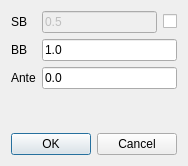
<?xml version="1.0" encoding="UTF-8"?>
<ui version="4.0">
 <class>Dialog</class>
 <widget class="QDialog" name="Dialog">
  <property name="windowModality">
   <enum>Qt::ApplicationModal</enum>
  </property>
  <property name="geometry">
   <rect>
    <x>0</x>
    <y>0</y>
    <width>186</width>
    <height>166</height>
   </rect>
  </property>
  <property name="windowTitle">
   <string>BB et ante</string>
  </property>
  <property name="modal">
   <bool>true</bool>
  </property>
  <layout class="QVBoxLayout" name="verticalLayout">
   <item>
    <layout class="QFormLayout" name="formLayout">
     <item row="1" column="0">
      <widget class="QLabel" name="label_3">
       <property name="text">
        <string>SB</string>
       </property>
      </widget>
     </item>
     <item row="1" column="1">
      <layout class="QHBoxLayout" name="horizontalLayout_4">
       <item>
        <widget class="QLineEdit" name="lineEditSB">
         <property name="enabled">
          <bool>false</bool>
         </property>
         <property name="text">
          <string>0.5</string>
         </property>
        </widget>
       </item>
       <item>
        <widget class="QCheckBox" name="checkBox">
         <property name="text">
          <string/>
         </property>
        </widget>
       </item>
      </layout>
     </item>
     <item row="2" column="0">
      <widget class="QLabel" name="label">
       <property name="text">
        <string>BB</string>
       </property>
      </widget>
     </item>
     <item row="2" column="1">
      <widget class="QLineEdit" name="lineEditBB">
       <property name="text">
        <string>1.0</string>
       </property>
      </widget>
     </item>
     <item row="3" column="0">
      <widget class="QLabel" name="label_2">
       <property name="text">
        <string>Ante</string>
       </property>
      </widget>
     </item>
     <item row="3" column="1">
      <widget class="QLineEdit" name="lineEditAnte">
       <property name="text">
        <string>0.0</string>
       </property>
      </widget>
     </item>
    </layout>
   </item>
   <item>
    <widget class="QDialogButtonBox" name="buttonBox">
     <property name="orientation">
      <enum>Qt::Horizontal</enum>
     </property>
     <property name="standardButtons">
      <set>QDialogButtonBox::Cancel|QDialogButtonBox::Ok</set>
     </property>
    </widget>
   </item>
  </layout>
 </widget>
 <resources/>
 <connections>
  <connection>
   <sender>buttonBox</sender>
   <signal>accepted()</signal>
   <receiver>Dialog</receiver>
   <slot>accept()</slot>
   <hints>
    <hint type="sourcelabel">
     <x>248</x>
     <y>254</y>
    </hint>
    <hint type="destinationlabel">
     <x>157</x>
     <y>274</y>
    </hint>
   </hints>
  </connection>
  <connection>
   <sender>buttonBox</sender>
   <signal>rejected()</signal>
   <receiver>Dialog</receiver>
   <slot>reject()</slot>
   <hints>
    <hint type="sourcelabel">
     <x>316</x>
     <y>260</y>
    </hint>
    <hint type="destinationlabel">
     <x>286</x>
     <y>274</y>
    </hint>
   </hints>
  </connection>
  <connection>
   <sender>checkBox</sender>
   <signal>toggled(bool)</signal>
   <receiver>lineEditSB</receiver>
   <slot>setEnabled(bool)</slot>
   <hints>
    <hint type="sourcelabel">
     <x>163</x>
     <y>28</y>
    </hint>
    <hint type="destinationlabel">
     <x>94</x>
     <y>29</y>
    </hint>
   </hints>
  </connection>
 </connections>
</ui>
